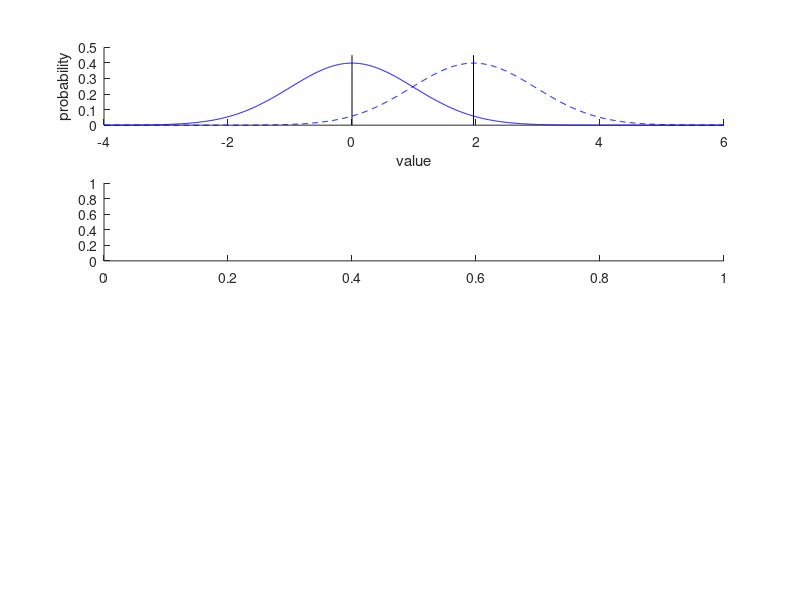

Write MATLAB code to recreate this figure. (Note: this script raises an error after producing the figure.)
% Power anaylysis Example from Button et al
%
% Python: https://github.com/PennNGG/Quantitative-Neuroscience/blob/master/Concepts/Python/Error%20Types%2C%20P-Values%2C%20False-Positive%20Risk%2C%20and%20Power%20Analysis.ipynb
%
% Copyright 2020 by Joshua I. Gold, University of Pennsylvania

% Write some code to play with the analysis shown in Fig. 1 of:
%  Button et al (2013), Power failure: why small sample size undermines 
%  the reliability of neuroscience, Nature Reviews Neuroscience.
%
% From the legend: 
%  Statistical power of a replication study. a | If a study finds evidence 
%  for an effect at p=0.05, then the difference between the mean of the 
%  null distribution (indicated by the solid blue curve) and the mean of 
%  the observed distribution (dashed blue curve) is 1.96�sem. b | Studies 
%  attempting to replicate an effect using the same sample size as that 
%  of the original study would have roughly the same sampling variation 
%  (that is, sem) as in the original study. Assuming, as one might in a 
%  power calculation, that the initially observed effect we are trying 
%  to replicate reflects the true effect, the potential distribution of 
%  these replication effect estimates would be similar to the distribution 
%  of the original study (dashed green curve). A study attempting to 
%  replicate a nominally significant effect (p~0.05), which uses the 
%  same sample size as the original study, would therefore have (on 
%  average) a 50% chance of rejecting the null hypothesis (indicated by 
%  the coloured area under the green curve) and thus only 50% statistical 
%  power. c | We can increase the power of the replication study (coloured 
%  area under the orange curve) by increasing the sample size so as to 
%  reduce the sem. Powering a replication study adequately (that is, 
%  achieving a power ?80%) therefore often requires a larger sample size 
%  than the original study, and a power calculation will help to decide 
%  the required size of the replication sample.

% Recreate the figure (mostly), with notes, simulations, and additions
figure

% Assume that an original study identified an effect size, representing
%  the difference in the mean value of a test distribution versus a 
%  null distribution, divided by their common standard deviation (i.e., 
%  the z-score of their difference), at exactly p=0.05. 
% Remember that these are distributions of mean values, so the standard
%  deviations of these distributions represent standard errors of the mean.
% For a two-tailed test, this p-value implies that 0.975 of the area of the null 
%  distribtion is less than the effect size:
effectSize = norminv(0.975); %Z score

% We can now reproduce the first panel:
subplot(4,1,1); cla reset; hold on;
mu0 = 0;
sem = 1; % make it easy by assuming sem=1
mu1 = effectSize.*sem;
binsz = 0.01;
xax = -4:binsz:6;
plot(mu0.*[1 1], [0 0.45], 'k-');
plot(mu1.*[1 1], [0 0.45], 'k-');
plot(xax, normpdf(xax, mu0, sem), 'b-');
plot(xax, normpdf(xax, mu1, sem), 'b--');
xlabel('value');
ylabel('probability');

% Now what happens when we try to replicate the result under the exact same
% conditions? Let's simulate N experiments:
N = 10000;

% In each simulated experiment, we end up with a mean value that comes from the
% experimental distribution, and we only reject the Null hypothesis if the
% value is greater than or equal to the previous effect size:
outcomes = normrnd(mu1, sem, N, 1);
LpositiveOutcomes = outcomes >= effectSize;
fprintf('%d positive outcomes out of %d experiments (%.2f pct)\n', ...
   sum(LpositiveOutcomes), N, sum(LpositiveOutcomes)/N*100)

% We can plot these results as a normalized histogram
subplot(4,1,2); cla reset; hold on;
edges = xax(1)-binsz/2:binsz:xax(end)+binsz/2;
Nall      = histcounts(outcomes, edges);
NnoEffect = histcounts(outcomes(~LpositiveOutcomes), edges);
Neffect   = histcounts(outcomes(LpositiveOutcomes), edges);
normalizer = trapz(xax, histcounts(outcomes, edges));

% h11=bar(xax, NnoEffect./(sum(NnoEffect)+sum(Neffect))./binsz);
h1=bar(xax, NnoEffect./normalizer);
set(h1, 'EdgeColor', [0.9 0.9 0.9])

% h2=bar(xax, Neffect./(sum(NnoEffect)+sum(Neffect))./binsz);
h2=bar(xax, Neffect./normalizer);
set(h2, 'EdgeColor', [0.1 0.1 0.1])

plot(mu0.*[1 1], [0 0.45], 'k-');
plot(mu1.*[1 1], [0 0.45], 'k-');
plot(xax, normpdf(xax, mu0, sem), 'b-');
plot(xax, normpdf(xax, mu1, sem), 'b--');
xlabel('value');
ylabel('probability');

% We can increase the power by increasing the signal-to-noise ratio (SNR) 
%  of our sample, via a reduction in sem and assuming the same mean effect 
%  size. The figure in the paper is confusing, because increasing SNR would 
%  narrow *both* distributions (because we assume that the two hypotheses
%  differ only by their mean value, not the STD of the distributions). It
%  is the change in both distributions that explains why you would be less 
%  likely to reject the Null hypothesis for the same effect size under
%  these conditions.
%  
% Also note that sem depends on both the number of samples (N) and the 
%  STD of the sampled distribution, so we need to define N or STD to be 
%  able to express sem in terms of the other of those two values.
%
% We can use a power analysis to find the new sem. The key point is that a
%  power analysis describes a relationship between the effect size and the
%  power -- so we can define a particular power to compute the effect size.
%  In this case, this is equivalent to doing a z test with one sample and a
%  power of 80%:
newEffectSize = sampsizepwr('z', [0 1], [], 0.8, 1);

% This effect size is again the z-score, given the existing mean difference
%  and the new sem -- so we can use it to compute the new sem (remember 
%  that the z-score is the difference in means divided by the common sem):
newSEM = (mu1-mu0)./newEffectSize;

% To show that this is the case, let's try a bunch of sems and find the
%  value that corresponds to when 80% of the effect distribution is >= 
%  the p=0.05 cutoff for the null distribution

% Try a bunch of sems, smaller than before (i.e., <1)
sems = 0:0.01:1;
vals = zeros(length(sems), 1);

% Loop through them
for ss = 1:length(sems)
   
   % The probability of not rejecting the null hypothesis when the null
   %  hypothesis is false is the mass of the effect distribution, which
   %  still has a mean value of effectSize but now has the given sem, that
   %  is to the right of the new cutoff    
   newCutoff = norminv(0.975, mu0, sems(ss));
   vals(ss) = 1-normcdf(newCutoff, effectSize, sems(ss)); 
end

% Plot it
subplot(4,1,3); cla reset; hold on;
plot(sems, vals, 'ko');
valIndex = find(vals<=0.8, 1);
newSEM2 = sems(valIndex);
plot(newSEM2.*[1 1], [0 0.8], 'r-', 'LineWidth', 2);
plot([0 newSEM2], [0.8 0.8], 'r-', 'LineWidth', 2);
plot(newSEM, 0.8, 'go', 'MarkerFaceColor', 'g', 'MarkerSize', 10);
xlabel('sem');
ylabel('probability false negative');

% Now do the simulated experiments as above, but with the new distributions
outcomes = normrnd(mu1, newSEM, N, 1);
LpositiveOutcomes = outcomes >=  norminv(0.975, mu0, newSEM);
fprintf('New sem=%.2f: %d positive outcomes out of %d experiments (%.2f pct)\n', ...
   newSEM, sum(LpositiveOutcomes), N, sum(LpositiveOutcomes)/N*100)

% Show it as normalized histograms
subplot(4,1,4); cla reset; hold on;
NnoEffect = hist(outcomes(~LpositiveOutcomes), xax);
Neffect   = hist(outcomes(LpositiveOutcomes), xax);
h1=bar(xax, NnoEffect./(sum(NnoEffect)+sum(Neffect))./binsz);
set(h1, 'EdgeColor', [0.9 0.9 0.9])
h2=bar(xax, Neffect./(sum(NnoEffect)+sum(Neffect))./binsz);
set(h2, 'EdgeColor', [0.1 0.1 0.1])
plot(mu0.*[1 1], [0 0.45], 'k-');
plot(mu1.*[1 1], [0 0.45], 'k-');
plot(xax, normpdf(xax, mu0, newSEM), 'b-');
plot(xax, normpdf(xax, mu1, newSEM), 'b--');
xlabel('value');
ylabel('probability');